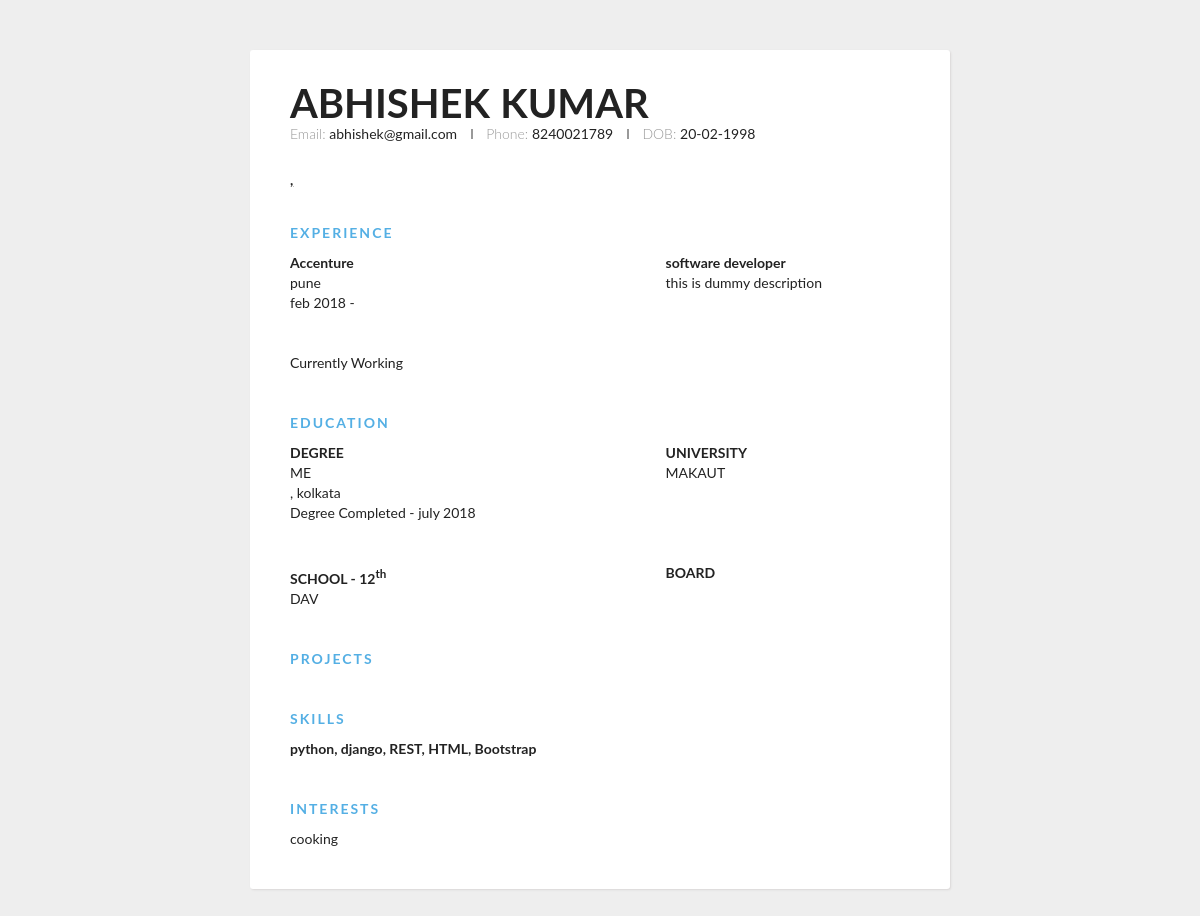
The app's page /resume/2/ with its own data.
### pdf/models.py (models this page shows, shortened)
class Resume(models.Model):
    first_name = models.CharField(max_length=100)
    last_name = models.CharField(max_length=100,default='')
    image = models.ImageField(default='profilepic.jpg',upload_to='profile_pictures')
    email = models.EmailField()
    phone = models.CharField(max_length=10)
    address = models.CharField(max_length=200)
    pin_code = models.CharField(max_length=6)
    city = models.CharField(max_length=20)
    dob = models.CharField(max_length=20)
    gender = models.CharField(max_length=10)
    nationality = models.CharField(max_length=15)
    marital_status = models.CharField(max_length=40)
    linked_in = models.CharField(max_length=20,default='')
    website = models.CharField(max_length=20,default='')
    description = models.TextField(max_length=1000)
    job_profile = models.CharField(max_length=50,default='')
    job_profile_description = models.TextField(max_length=1000,default='')
    job_title = models.CharField(max_length=100)
    job_city = models.CharField(max_length=50)
    job_company = models.CharField(max_length=50)
    job_start_month = models.CharField(max_length=15)
    job_start_year = models.CharField(max_length=4)
    job_end_month = models.CharField(max_length=25)
    job_end_year = models.CharField(max_length=4,default='')
    job_description = models.TextField(max_length=400)
    job_title2 = models.CharField(max_length=100,default='')
    job_city2 = models.CharField(max_length=50,default='')
    job_company2 = models.CharField(max_length=50,default='')
    job_start_month2 = models.CharField(max_length=15,default='')
    job_start_year2 = models.CharField(max_length=4,default='')
    job_end_month2 = models.CharField(max_length=25, default='Currently Working')
    job_end_year2 = models.CharField(max_length=4, default='')
    job_description2 = models.TextField(max_length=400,default='')
    edu_degree = models.CharField(max_length=50)
    edu_degree_college_name = models.CharField(max_length=50,default='')
    edu_city = models.CharField(max_length=15)
    edu_university = models.CharField(max_length=100)
    edu_school = models.CharField(max_length=25)
    edu_school_city = models.CharField(max_length=25,default='')
    edu_school_board = models.CharField(max_length=25,default='')
    edu_degree_end_month = models.CharField(max_length=15,default='')
    edu_degree_end_year = models.CharField(max_length=4,default='')
    edu_degree_description = models.TextField(max_length=500)
    project1 = models.CharField(max_length=50,default='')
    project1_description = models.TextField(max_length=1000,default='')
    project2 = models.CharField(max_length=50,default='')
    project2_description = models.TextField(max_length=1000,default='')
    skills = models.TextField(max_length=1000)
    hobby = models.TextField(max_length=500)

### pdf/views.py (the view)
# urls.py: path('resume/<int:id>/',views.resume_cv,name='resume_cv'),
def resume_cv(request,id):
    user_profile = Resume.objects.get(pk=id)
    return render(request,'pdf/design1.html',{'user_profile':user_profile})

### pdf/templates/pdf/design1.html (shortened to what this page needs)
{% load static %}
<!DOCTYPE html>
<html lang="en">
<head>
    <link rel="stylesheet" href="{% static 'pdf/design1.css' %}">
</head>
<body>
<div class="container">
  <div class="header">
    <div class="full-name">
      <span class="first-name">{{ user_profile.first_name }}</span>
      <span class="last-name">{{ user_profile.last_name }}</span>
    </div>
    <div class="contact-info">
      <span class="email">Email: </span>
      <span class="email-val">{{ user_profile.email }}</span>
      <span class="separator"></span>
      <span class="phone">Phone: </span>
      <span class="phone-val">{{ user_profile.phone }}</span>
      <span class="separator"></span>
      <span class="phone">DOB: </span>
      <span class="phone-val">{{ user_profile.dob }}</span>
    </div>
    <div class="about">
      <span class="position">{{ user_profile.job_profile }}, </span>
    </div>
  </div>
   <div class="details">
    <div class="section">
      <div class="section__title">Experience</div>
      <div class="section__list">
        <div class="section__list-item">
          <div class="left">
            <div class="name">{{ user_profile.job_company }}</div>
            <div class="addr">{{ user_profile.job_city }}</div>
            <div class="duration">{{ user_profile.job_start_month }} {{ user_profile.job_start_year }} - {{ user_profile.job_end_month }} {{ user_profile.job_end_year }}</div>
          </div>
          <div class="right">
            <div class="name">{{ user_profile.job_title }}</div>
            <div class="desc">{{ user_profile.job_description }}</div>
          </div>
        </div>
                <div class="section__list-item">
          <div class="left">
            <div class="duration"> {{user_profile.job_start_month2}}   {{user_profile.job_start_year2}}     {{user_profile.job_end_month2}}   {{user_profile.job_end_year2}} </div>
          </div>
        </div>
      </div>
    </div>
    <div class="section">
      <div class="section__title">Education</div>
      <div class="section__list">
        <div class="section__list-item">
          <div class="left">
            <div class="name">DEGREE</div>
            <div class="addr">{{ user_profile.edu_degree }}</div>
            <div class="addr">{{ user_profile.edu_degree_college_name }}, {{ user_profile.edu_city }}</div>
            <div class="duration">Degree Completed - {{ user_profile.edu_degree_end_month}} {{ user_profile.edu_degree_end_year }}</div>
          </div>
          <div class="right">
            <div class="name">UNIVERSITY</div>
            <div class="desc">{{ user_profile.edu_university }}</div>
          </div>
        </div>
        <div class="section__list-item">
          <div class="left">
              <div class="name">SCHOOL - 12<sup>th</sup></div>
            <div class="addr">{{ user_profile.edu_school }}</div>
          </div>
          <div class="right">
            <div class="name">BOARD</div>
          </div>
        </div>
      </div>
  </div>
     <div class="section">
      <div class="section__title">Projects</div>
    </div>
     <div class="section">
       <div class="section__title">Skills</div>
       <div class="skills">
         <div class="skills__item">
           <div class="left"><div class="name">
             {{ user_profile.skills }}
             </div></div>
         </div>
       </div>
       </div>
     <div class="section">
     <div class="section__title">
       Interests
       </div>
       <div class="section__list">
         <div class="section__list-item">
                  {{ user_profile.hobby }}
          </div>
       </div>
     </div>
     </div>
  </div>
</body>
</html>

### pdf/static/pdf/design1.css (style rules this page uses)
* { margin: 0; padding: 0; box-sizing: border-box; }
html { height: 100%; }
body { min-height: 100%; background: #eee; font-family: 'Lato', sans-serif; font-weight: 400; color: #222; font-size: 14px; line-height: 26px; padding-bottom: 50px; }
.container { max-width: 700px; background: #fff; margin: 0px auto 0px; box-shadow: 1px 1px 2px #DAD7D7; border-radius: 3px; padding: 40px; margin-top: 50px; }

### records on screen
Resume: first_name "ABHISHEK", last_name "KUMAR", email "abhishek@gmail.com", phone "8240021789", dob "20-02-1998", job_company "Accenture", job_city "pune", job_start_month "feb", job_start_year "2018", job_title "software developer", job_description "this is dummy description", job_end_month2 "Currently Working", edu_degree "ME", edu_city "kolkata", edu_degree_end_month "july", edu_degree_end_year "2018", edu_university "MAKAUT", edu_school "DAV", skills "python, django, REST, HTML, Bootstrap", hobby "cooking"
